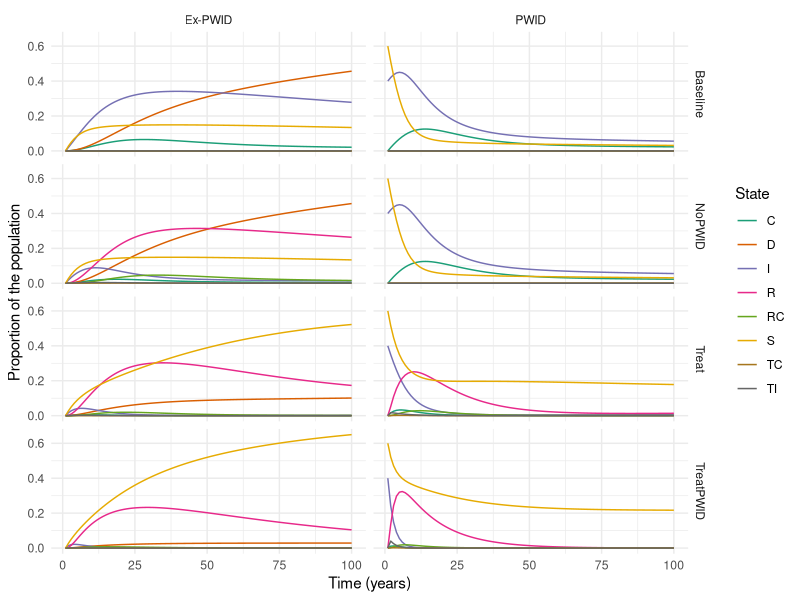

Generate this figure with R:
#Load libraries
library(ggplot2)
library(deSolve)
library(tidyverse)

# Initial conditions

initial_values=c(SP=6000,IP=4000,TIP=0,CP=0,TCP=0,RP=0,RCP=0,SX=0,IX=0,TIX=0,CX=0,TCX=0,RX=0,RCX=0,D=0) 

# Time points

time=seq(from=1,to=100,by=1)

# SIR model function 

sir_model <- function(time,state,parameters){
  with(as.list(c(state,parameters)),{
    
    # force of infection assuming only transmission in PWID
    NP=SP+IP+TIP+CP+TCP+RP+RCP
    lambda=beta*((IP+TIP+CP+TCP)/NP) 
    B = muP*NP + muX*(SX+IX+CX+TIX+TCX+RX+RCX)
    dSP= B -lambda*SP - tau*SP - muP*SP # birth (non HCV deaths), - infection, cessation, death
    dIP= lambda*SP + (1-svr)*tl*TIP -treat*treatP*IP  - zeta*IP - muP*IP - tau*IP# +infection, failed treatment, - treatment, -progression, -death, -cessation
    dTIP= treat*treatP*IP - tl*TIP - muP*TIP # treatment, - leaving treatment, - death
    dCP= -(treat*treatP+muC+muP+tau)*CP + zeta*IP + (1-svr)*tl*TCP# +progression, failed treatment, -death, - treatment, - cessation
    dTCP= treat*treatP*CP - tl*TCP - muC*TCP - muP*TCP
    dRP= svr*tl*TIP - muP*RP - tau*RP# recovered, death, cessation
    dRCP = svr*tl*TCP - muP*RCP -muC*RCP - tau*RCP
      
    dSX= tau*SP - muX*SX
    dIX= tau*IP - muX*IX - treat*IX + (1-svr)*tl*TIX
    dTIX= - muX*TIX + treat*IX - tl*TIX
    dCX= tau*CP - muX*CX - muC*CX - treat*CX + (1-svr)*tl*TCX
    dTCX= - muX*TCX - muC*TCX + treat*CX - tl*TCX
    dRX= tau*RP - muX*RX + svr*tl*TIX
    dRCX = tau*RCP - muX*RCX - muC*RCX + svr*tl*TCX

    dD= muC*(CP+RCP+TCP+CX+TCX+RCX) #+B don't track non-HCV deaths
      
    return(list(c(dSP,dIP,dTIP,dCP,dTCP,dRP,dRCP,dSX,dIX,dTIX,dCX,dTCX,dRX,dRCX,dD)))
  }
  )
}

# Baseline parameters
parameters=c(
  treat=0, # baseline rate of treatment 
  treatP=1,# scaling factor for treating PWID
  beta=0.3, # transmission rate per contact per year 
  tl=1/0.25, # rate of leaving treatment 
  svr=0.95, # cure rate
  muC=1/20, # death rate with cirrhosis
  muX=1/70, # death rate for exPWID
  muP=1/40, # death rate for PWID
  zeta=1/20, # progression to cirrhosis
  tau=1/20 # average injecting duration of 20 years
)

# Treatment parameters
parameters_treat=c(
  treat=0.2, # baseline rate of treatment 
  treatP=1,# scaling factor for treating PWID
  beta=0.3, # transmission rate per contact per year 
  tl=1/0.25, # rate of leaving treatment 
  svr=0.95, # cure rate
  muC=1/20, # death rate with cirrhosis
  muX=1/70, # death rate for exPWID
  muP=1/40, # death rate for PWID
  zeta=1/20, # progression to cirrhosis
  tau=1/20 # average injecting duration of 20 years
)

# Treat PWID at a higher rate
parameters_treatPWID=c(
  treat=0.2, # baseline rate of treatment 
  treatP=3,# scaling factor for treating PWID
  beta=0.3, # transmission rate per contact per year 
  tl=1/0.25, # rate of leaving treatment 
  svr=0.95, # cure rate
  muC=1/20, # death rate with cirrhosis
  muX=1/70, # death rate for exPWID
  muP=1/40, # death rate for PWID
  zeta=1/20, # progression to cirrhosis
  tau=1/20 # average injecting duration of 20 years
)

# Don't treat PWID
parameters_noPWID=c(
  treat=0.2, # baseline rate of treatment 
  treatP=0,# scaling factor for treating PWID
  beta=0.3, # transmission rate per contact per year 
  tl=1/0.25, # rate of leaving treatment 
  svr=0.95, # cure rate
  muC=1/20, # death rate with cirrhosis
  muX=1/70, # death rate for exPWID
  muP=1/40, # death rate for PWID
  zeta=1/20, # progression to cirrhosis
  tau=1/20 # average injecting duration of 20 years
)

#Solving the differential equations
output<-as.data.frame(ode(y=initial_values,func = sir_model,parms=parameters,times = time))
# head(output)

output_treat <- as.data.frame(ode(y=initial_values,func = sir_model,parms=parameters_treat,times = time))

output_treatPWID <- as.data.frame(ode(y=initial_values,func = sir_model,parms=parameters_treatPWID,times = time))

output_noPWID <- as.data.frame(ode(y=initial_values,func = sir_model,parms=parameters_noPWID,times = time))


outputAll <- bind_rows(list(Baseline=output,Treat=output_treat,TreatPWID=output_treatPWID,NoPWID=output_noPWID),.id="Scenario")
out_long <- outputAll %>% pivot_longer(3:ncol(.))

out_long$PWID <- ifelse(grepl("P",out_long$name),"PWID","Ex-PWID")
out_long$group <- out_long$name
out_long$group <- gsub("X","",out_long$group)
out_long$group <- gsub("P","",out_long$group)

# To plot number in each compartment over time
p1 <- ggplot(data = out_long,          
       aes(x = time, y = value/10000, colour = group)) +  
  geom_line() +xlab("Time (years)")+ylab("Proportion of the population")+ facet_grid(Scenario~PWID) + theme_minimal() + scale_color_brewer(type="qual",palette=2,name="State")

pdf("~/git/InfDis_RforHTA/plot1.pdf",width=8,height=6)
p1
dev.off()



## Costs and QALY weights

treatcost <- 375
cirrhosiscost <- 200

QoL <- c(0.94,0.77,0.77,0.55,0.55,0.82,0.61)
# Ex-PWID: Uninfected 0.94; Infected 0.77; Cirrhotic 0.55; Recovered 0.82; Recovered cirrhosis 0.61 # treatment as infected
QP <- (0.85/0.94)

outputEE <- outputAll

# costs
outputEE$treatcost <- (outputEE$TIP + outputEE$TIX + outputEE$TCP + outputEE$TCX)*treatcost
outputEE$cirrhosiscost <- (outputEE$CP + outputEE$CX + outputEE$RCP + outputEE$RCX)*cirrhosiscost
outputEE$tot.cost <- outputEE$treatcost + outputEE$cirrhosiscost

# outcomes
outputEE$QALY.X <- rowSums(t(apply(outputEE[,3:9],1,function(x){x*QoL})))
outputEE$QALY.P <- rowSums(t(apply(outputEE[,10:16],1,function(x){x*QoL*QP})))
outputEE$QALYs <- outputEE$QALY.X + outputEE$QALY.P

# but for DALYs deaths count as 1 (for simplicity assume DALY weights are inverse of QALY weights)
outputEE$DALY.X <- rowSums(t(apply(outputEE[,3:9],1,function(x){x*(1-QoL)})))
outputEE$DALY.P <- rowSums(t(apply(outputEE[,10:16],1,function(x){x*(1-QoL*QP)})))
outputEE$DALYs <- outputEE$DALY.X + outputEE$DALY.P + outputEE$D

## discount
discounting <- function(years,value,rate,baseyear) { 
    time <- years - baseyear 
    out <- value/(1+rate)^time
    return(out)
}

outputEE$costD <- discounting(outputEE$time,outputEE$tot.cost,0.03,1)
outputEE$QALYD <- discounting(outputEE$time,outputEE$QALYs,0.03,1)
outputEE$DALYD <- discounting(outputEE$time,outputEE$DALYs,0.03,1)
outputEE$population <- rowSums(outputEE[,3:17])

## calculate mean ICER
pop = 10000
TotalCE <- outputEE %>% group_by(Scenario) %>% summarise(costD=sum(costD)/pop,DALYD=sum(DALYD)/pop,QALYD=sum(QALYD)/pop) %>% arrange(QALYD) # sum over time horizon
TotalCE$diffcost <- c(NA,diff(TotalCE$costD))
TotalCE$diffQALY <-  c(NA,diff(TotalCE$QALYD))
TotalCE$ICER <- TotalCE$diffcost / TotalCE$diffQALY
TotalCE

TotalCEshort <- outputEE %>% filter(time<5) %>% group_by(Scenario) %>% summarise(costD=sum(costD)/pop,DALYD=sum(DALYD)/pop,QALYD=sum(QALYD)/pop) %>% arrange(QALYD)
TotalCEshort$diffcost <- c(NA,diff(TotalCEshort$costD))
TotalCEshort$diffQALY <-  c(NA,diff(TotalCEshort$QALYD))
TotalCEshort$ICER <- TotalCEshort$diffcost / TotalCEshort$diffQALY
TotalCEshort


                        
